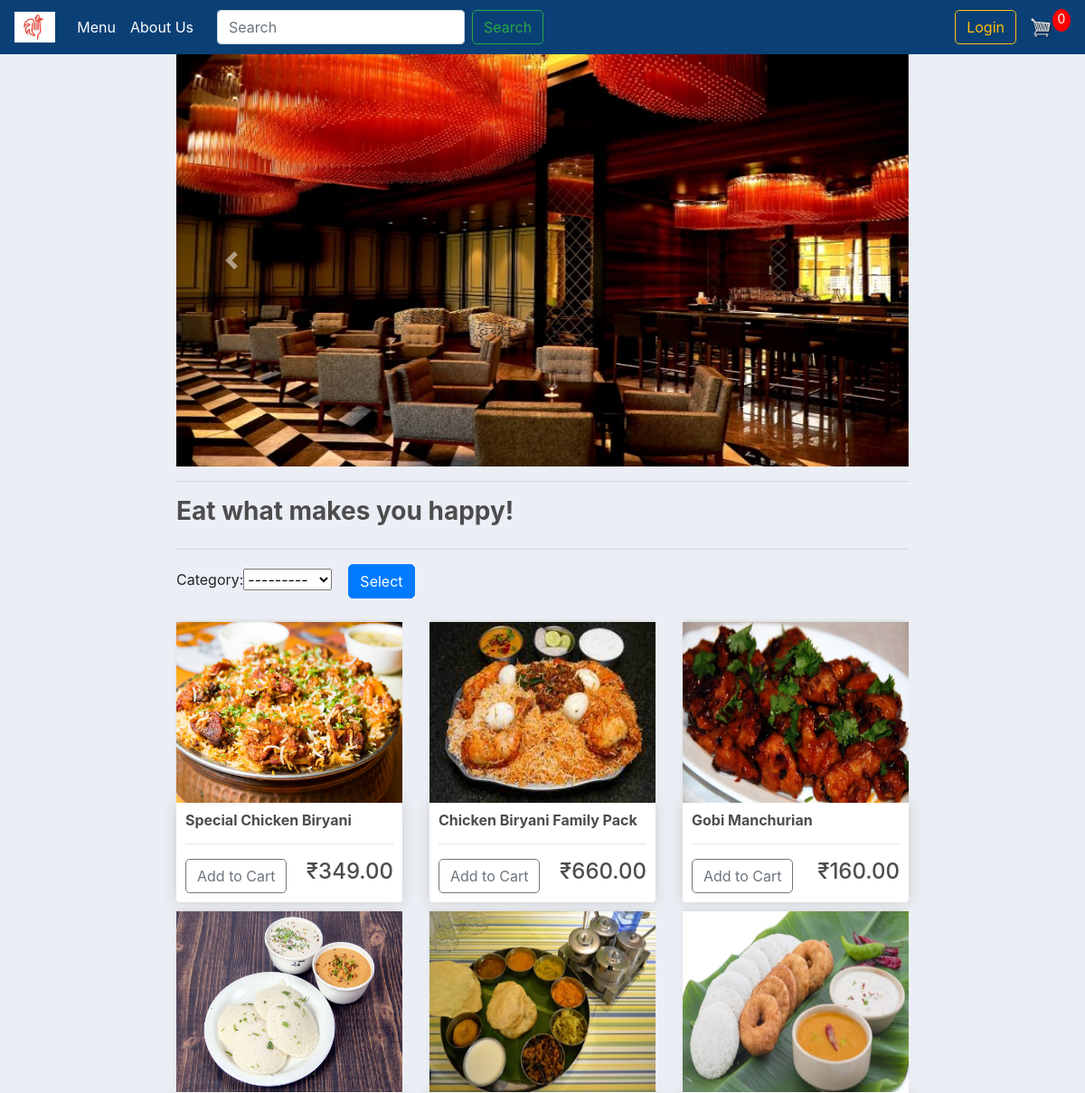
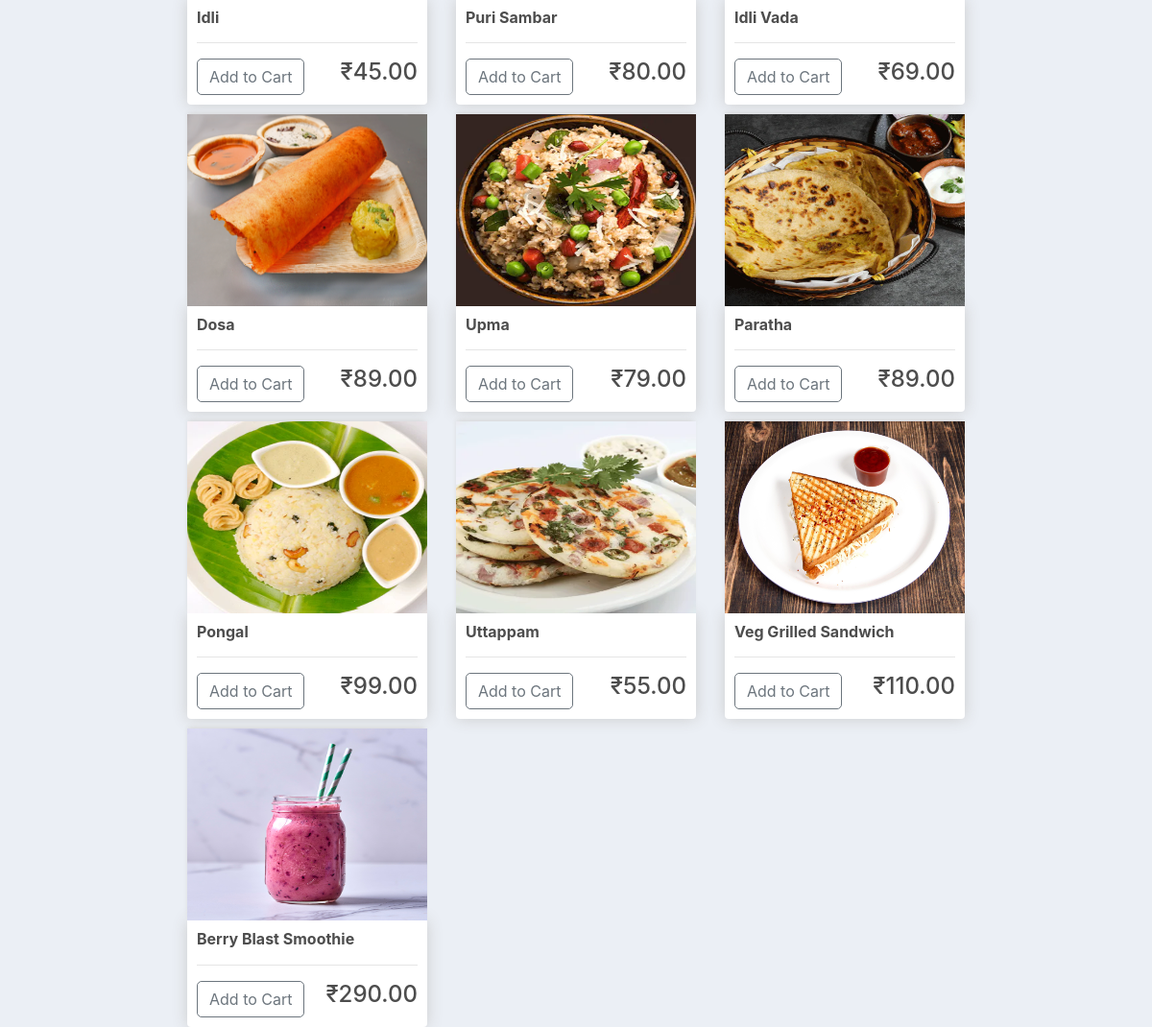
The page / on the database its author committed (2 pictures, top to bottom).
### store/models.py (models this page shows, shortened)
class Item(models.Model):
    CATEGORY = (
        ('VEG', 'VEG'),
        ('NON-VEG', 'NON-VEG'),
        ('SNACKS', 'SNACKS'),
    )
    AVA = (
        ('Yes', 'Yes'),
        ('No', 'No'),
    )
    name = models.CharField(max_length=200, null=True)
    price = models.DecimalField(null=True, max_digits=10, decimal_places=2)
    category = models.CharField(max_length=200, null=True, choices=CATEGORY)
    description = models.CharField(max_length=500, null=True)
    image = models.ImageField(null=True, blank=True)
    available = models.CharField(max_length=200, null=True, choices=AVA, default=AVA[0][0])
    @property
    def imageURL(self):
        try:
            url = self.image.url
        except:
            url = ''
        return url

### store/views.py (the view)
# urls.py: path('', views.menu, name="menu"),
def menu(request):
    if request.user.is_authenticated:
        customer = request.user.customer
        order, created = Order.objects.get_or_create(customer=customer, complete=False)
        items = order.orderitem_set.all()
        cartItems = order.get_cart_items
    else:
        order = {'get_cart_total': 0, 'get_cart_items': 0, 'order_type': False}
        items = []
        cartItems = order['get_cart_items']
    products = Item.objects.filter(available='Yes')
    myFilter = MenuFilter(request.GET, queryset=products)
    products = myFilter.qs
    context = {'products': products, 'cartItems': cartItems,
               'myFilter': myFilter}
    return render(request, 'stores/menu.html', context)

### store/templates/stores/menu.html (shortened to what this page needs)
{% extends 'stores/main.html' %}
{% load static %}
{% block content %}
    {% include 'stores/slider.html' %}
    <hr>
    <h3 style="display: inline-flex"><strong>Eat what makes you happy! </strong></h3>
    <hr>
    <form method="get">
        {{ myFilter.form }}
        <button class="btn btn-primary" type="submit">Select</button>
    </form>
    <div class="row">
        {% for product in products %}
            <div class="col-lg-4">
                <img class="thumbnail" src="{{ product.imageURL }}">
                <div class="box-element product">
                    <h6><strong>{{ product.name }}</strong></h6>
                    <hr>
                    <button data-product={{ product.id }} data-action="add"
                            class="btn btn-outline-secondary add-btn update-cart">Add to Cart
                    </button>
                    <h4 style="display: inline-block; float: right">₹{{ product.price|floatformat:2 }}</h4>
                </div>
            </div>
        {% endfor %}
    </div>
{% endblock content %}

### static/css/main.css (style rules this page uses)
body { background-color: hsl(0, 0%, 98%); }
h1, h2, h3, h4, h5, h6 { color: hsl(0, 0%, 30%); }
.box-element { box-shadow: hsl(0, 0%, 80%) 0 0 16px; background-color: #fff; border-radius: 4px; padding: 10px; }
.thumbnail { width: 100%; height: 200px; -webkit-box-shadow: -1px -3px 5px -2px rgba(214, 214, 214, 1); -moz-box-shadow: -1px -3px 5px -2px rgba(214, 214, 214, 1); box-shadow: -1px -3px 5px -2px rgba(214, 214, 214, 1); }
.product { border-radius: 0 0 4px 4px; }
.col-lg-4, .col-lg-6, .col-lg-8, .col-lg-12 { margin-top: 10px; }
.btn { border-radius: 5px; }
body { background-color: #ebeff5; }

### rows shown on the page
Item: imageURL (picture), name "Special Chicken Biryani", price "349.00"
Item: imageURL (picture), name "Chicken Biryani Family Pack", price "660.00"
Item: imageURL (picture), name "Gobi Manchurian", price "160.00"
Item: imageURL (picture), name "Idli", price "45.00"
Item: imageURL (picture), name "Puri Sambar", price "80.00"
Item: imageURL (picture), name "Idli Vada", price "69.00"
Item: imageURL (picture), name "Dosa", price "89.00"
Item: imageURL (picture), name "Upma", price "79.00"
Item: imageURL (picture), name "Paratha", price "89.00"
Item: imageURL (picture), name "Pongal", price "99.00"
Item: imageURL (picture), name "Uttappam", price "55.00"
Item: imageURL (picture), name "Veg Grilled Sandwich", price "110.00"
Item: imageURL (picture), name "Berry Blast Smoothie", price "290.00"

### other values the page prints
{{ cartItems }} "0"
